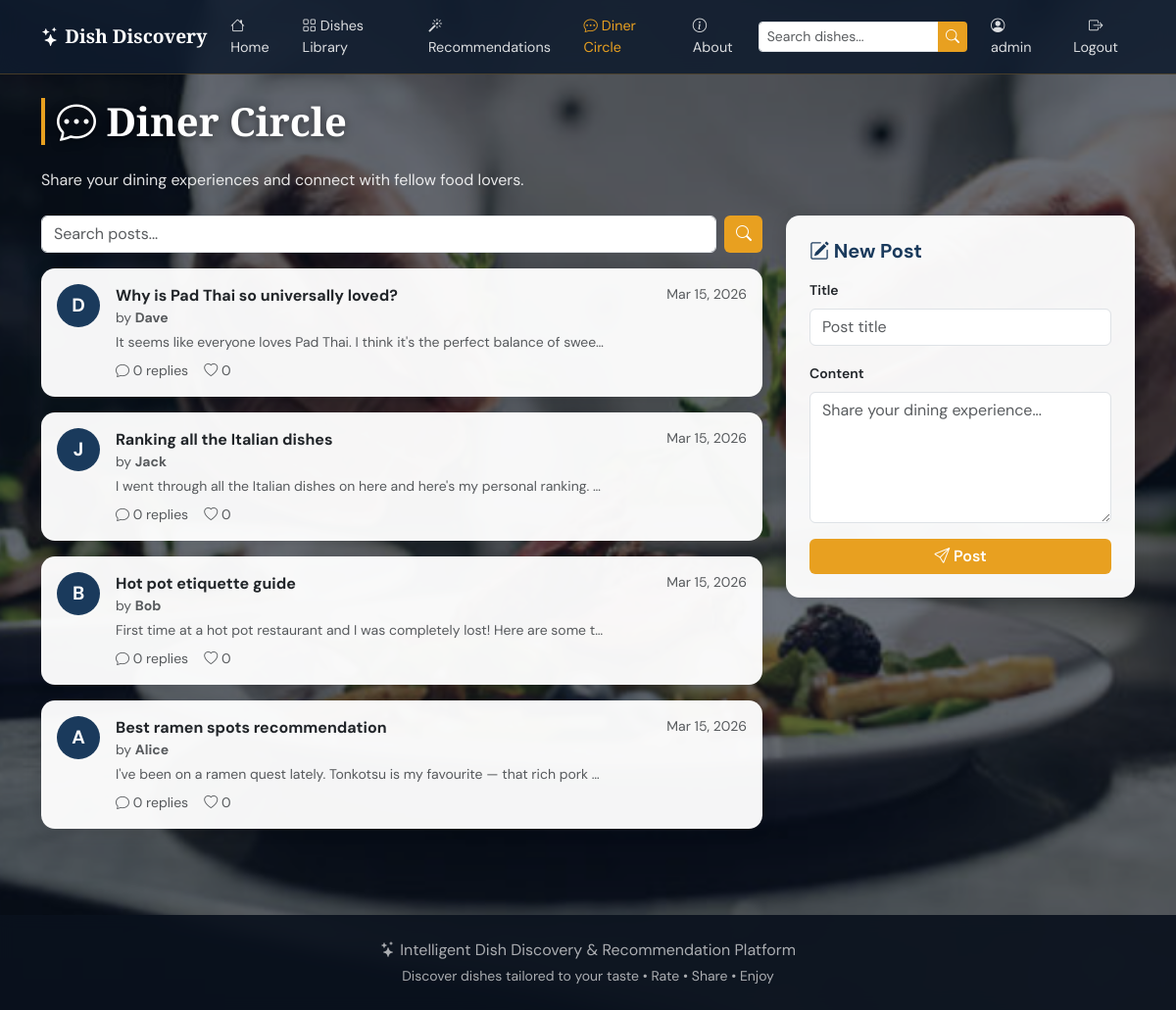
The app's page /forum/ (signed in) with its own data.
### core/models.py (models this page shows, shortened)
class User(AbstractUser):
    ROLE_CHOICES = [('user', 'User'), ('admin', 'Admin')]
    avatar = models.ImageField(upload_to='avatars/', blank=True, null=True)
    role = models.CharField(max_length=10, choices=ROLE_CHOICES, default='user')

class ForumPost(models.Model):
    user = models.ForeignKey(User, on_delete=models.CASCADE, related_name='posts')
    item = models.ForeignKey(Item, on_delete=models.SET_NULL, null=True, blank=True, related_name='posts')
    title = models.CharField(max_length=200)
    content = models.TextField()
    likes_count = models.IntegerField(default=0)
    created_at = models.DateTimeField(auto_now_add=True)
    class Meta:
        ordering = ['-created_at']

### core/views.py (the view)
# urls.py: path('forum/', views.forum_view, name='forum'),
def forum_view(request):
    posts = ForumPost.objects.select_related('user', 'item').annotate(
        reply_count=Count('replies')
    ).order_by('-created_at')
    query = request.GET.get('q', '').strip()
    if query:
        posts = posts.filter(Q(title__icontains=query) | Q(content__icontains=query))
    form = ForumPostForm()
    context = {'posts': posts, 'form': form, 'query': query}
    return render(request, 'core/forum.html', context)

### core/forms.py
class ForumPostForm(forms.ModelForm):
    class Meta:
        model = ForumPost
        fields = ('title', 'content')
        widgets = {
            'title': forms.TextInput(attrs={'class': 'form-control', 'placeholder': 'Post title'}),
            'content': forms.Textarea(attrs={'class': 'form-control', 'rows': 5, 'placeholder': 'Share your dining experience...'}),
        }

### core/templates/core/forum.html (shortened to what this page needs)
{% extends 'core/base.html' %}
{% load static %}
{% block page_bg_style %}style="background-image: url('{% static 'photo4.jpg' %}')"{% endblock %}
{% block content %}
<div class="container py-4">
    <h1 class="section-title"><i class="bi bi-chat-dots"></i> Diner Circle</h1>
    <p class="mb-4" style="color:rgba(255,255,255,0.88);">Share your dining experiences and connect with fellow food lovers.</p>
    <div class="row g-4">
        <div class="col-lg-8">
            <form method="get" class="mb-3 d-flex gap-2" role="search">
                <input type="text" name="q" class="form-control" value="{{ query }}"
                       placeholder="Search posts..." aria-label="Search forum posts">
                <button type="submit" class="btn btn-accent"><i class="bi bi-search"></i></button>
            </form>
            {% for post in posts %}
            <div class="card mb-3 p-3">
                <div class="d-flex gap-3">
                    <div style="width:44px;height:44px;border-radius:50%;background:var(--primary);color:#fff;font-size:1.2rem;font-weight:bold;display:flex;align-items:center;justify-content:center;flex-shrink:0;" aria-hidden="true">
                        {{ post.user.username|first|upper }}
                    </div>
                    <div class="flex-grow-1 min-w-0">
                        <div class="d-flex justify-content-between align-items-start flex-wrap gap-1">
                            <a href="{% url 'post_detail' post.pk %}"
                               class="fw-bold text-decoration-none text-dark fs-6">
                                {{ post.title }}
                            </a>
                            <small class="text-muted text-nowrap">{{ post.created_at|date:"M d, Y" }}</small>
                        </div>
                        <div class="text-muted small mb-1">
                            by <strong>{{ post.user.username }}</strong>
                        </div>
                        <p class="text-muted small mb-2 text-truncate" style="max-width:500px;">
                            {{ post.content|truncatechars:120 }}
                        </p>
                        <div class="d-flex gap-3 text-muted small">
                            <span><i class="bi bi-chat"></i> {{ post.reply_count }} repl{{ post.reply_count|pluralize:"y,ies" }}</span>
                            <span><i class="bi bi-heart"></i> {{ post.likes_count }}</span>
                        </div>
                    </div>
                </div>
            </div>
            {% empty %}
            <div class="text-center py-5">
                <div style="font-size:3rem;">💬</div>
                <h5 class="mt-3" style="color:#fff;">No posts yet. Be the first to share!</h5>
            </div>
            {% endfor %}
        </div>
        <div class="col-lg-4">
            <div class="card p-4 sticky-top" style="top:80px;">
                <h5 class="fw-bold mb-3" style="color:var(--primary);">
                    <i class="bi bi-pencil-square"></i> New Post
                </h5>
                {% if user.is_authenticated %}
                <form method="post" action="{% url 'create_post' %}" novalidate>
                    <div class="mb-3">
                        <label for="{{ form.title.id_for_label }}" class="form-label small fw-semibold">Title</label>
                        {{ form.title }}
                    </div>
                    <div class="mb-3">
                        <label for="{{ form.content.id_for_label }}" class="form-label small fw-semibold">Content</label>
                        {{ form.content }}
                    </div>
                    <button type="submit" class="btn btn-accent w-100">
                        <i class="bi bi-send"></i> Post
                    </button>
                </form>
                {% endif %}
            </div>
        </div>
    </div>
</div>
{% endblock %}

### core/templates/core/base.html (shortened to what this page needs)
<!DOCTYPE html>
<html lang="en">
<head>
    {% load static %}
    <link href="https://cdn.jsdelivr.net/npm/bootstrap@5.3.0/dist/css/bootstrap.min.css" rel="stylesheet">
    <link href="https://cdn.jsdelivr.net/npm/bootstrap-icons@1.11.0/font/bootstrap-icons.css" rel="stylesheet">
</head>
<body>
<div class="page-bg {% block page_bg_class %}{% endblock %}"
     {% block page_bg_style %}{% endblock %}>
<nav class="navbar navbar-expand-lg navbar-dark" aria-label="Main navigation">
    <div class="container">
        <a class="navbar-brand" href="{% url 'home' %}">
            <i class="bi bi-stars"></i> Dish Discovery
        </a>
        <div class="collapse navbar-collapse" id="navbarNav">
            <ul class="navbar-nav me-auto">
                <li class="nav-item">
                    <a class="nav-link {% if request.resolver_match.url_name == 'home' %}active{% endif %}"
                       href="{% url 'home' %}"><i class="bi bi-house"></i> Home</a>
                </li>
                <li class="nav-item">
                    <a class="nav-link {% if request.resolver_match.url_name == 'dishes' %}active{% endif %}"
                       href="{% url 'dishes' %}"><i class="bi bi-grid"></i> Dishes Library</a>
                </li>
                {% if user.is_authenticated %}
                <li class="nav-item">
                    <a class="nav-link {% if request.resolver_match.url_name == 'recommendations' %}active{% endif %}"
                       href="{% url 'recommendations' %}"><i class="bi bi-magic"></i> Recommendations</a>
                </li>
                {% endif %}
                <li class="nav-item">
                    <a class="nav-link {% if 'forum' in request.resolver_match.url_name %}active{% endif %}"
                       href="{% url 'forum' %}"><i class="bi bi-chat-dots"></i> Diner Circle</a>
                </li>
                <li class="nav-item">
                    <a class="nav-link {% if request.resolver_match.url_name == 'about' %}active{% endif %}"
                       href="{% url 'about' %}"><i class="bi bi-info-circle"></i> About</a>
                </li>
            </ul>
            <div class="search-box me-3" role="search">
                <div class="input-group input-group-sm">
                    <input type="text" id="navSearch" class="form-control" placeholder="Search dishes..."
                           aria-label="Search dishes" autocomplete="off">
                    <button class="btn btn-accent" id="navSearchBtn" aria-label="Submit search">
                        <i class="bi bi-search"></i>
                    </button>
                </div>
            </div>
            <ul class="navbar-nav">
                {% if user.is_authenticated %}
                <li class="nav-item">
                    <a class="nav-link" href="{% url 'profile' %}">
                        <i class="bi bi-person-circle"></i> {{ user.username }}
                    </a>
                </li>
                <li class="nav-item">
                    <form method="post" action="{% url 'logout' %}" style="display:inline;">
                        <button type="submit" class="nav-link btn btn-link"
                                style="color:rgba(255,255,255,0.85)!important;">
                            <i class="bi bi-box-arrow-right"></i> Logout
                        </button>
                    </form>
                </li>
                {% endif %}
            </ul>
        </div>
    </div>
</nav>
<main id="main-content">
    {% block content %}{% endblock %}
</main>
<footer class="py-4 mt-5">
    <div class="container text-center">
        <p class="mb-1"><i class="bi bi-stars"></i> Intelligent Dish Discovery & Recommendation Platform</p>
        <p class="small mb-0">Discover dishes tailored to your taste &bull; Rate &bull; Share &bull; Enjoy</p>
    </div>
</footer>
</div>
</body>
</html>

### core/templates/core/base.html (style rules this page uses)
:root { --primary: #1a3a5c; --accent: #e8a020; --light-bg: #f0f8ff; --overlay: rgba(10, 20, 35, 0.60); }
body { font-family: 'DM Sans', sans-serif; background: #1a2535; }
.page-bg { min-height: 100vh; background-size: cover; background-position: center; background-attachment: fixed; position: relative; display: flex; flex-direction: column; }
.page-bg main { flex: 1; }
.page-bg::before { content: ''; position: fixed; inset: 0; background: var(--overlay); z-index: 0; pointer-events: none; }
.page-bg > nav, .page-bg > div, .page-bg > main, .page-bg > footer { position: relative; z-index: 1; }
.navbar { background: rgba(15, 28, 46, 0.88) !important; backdrop-filter: blur(10px); border-bottom: 1px solid rgba(232, 160, 32, 0.25); }
.navbar-brand { font-family: 'Playfair Display', serif; font-weight: 700; font-size: 1.2rem; color: #fff !important; }
.nav-link { color: rgba(255,255,255,0.85) !important; font-size: 0.9rem; }
.nav-link:hover, .nav-link.active { color: var(--accent) !important; }
.btn-accent { background: var(--accent); color: #fff; border: none; font-weight: 600; }
.card { border: none; box-shadow: 0 2px 16px rgba(0,0,0,0.12); border-radius: 14px; background: rgba(255,255,255,0.96); }
.section-title { font-family: 'Playfair Display', serif; color: #fff; font-weight: 700; border-left: 4px solid var(--accent); padding-left: 12px; margin-bottom: 1.5rem; text-shadow: 0 2px 8px rgba(0,0,0,0.5); }
footer { background: rgba(10, 18, 30, 0.92); color: rgba(255,255,255,0.65); backdrop-filter: blur(8px); }
.search-box { max-width: 400px; position: relative; }
.btn, .nav-link, .star { min-height: 24px; min-width: 24px; }

### records on screen
User: username "admin"
ForumPost: user.username|first "D", title "Why is Pad Thai so universally loved?", created_at "Mar 15, 2026", user.username "Dave", content "It seems like everyone loves Pad Thai. I think it's the perfect balance of swee…", reply_count "0", likes_count "0"
ForumPost: user.username|first "J", title "Ranking all the Italian dishes", created_at "Mar 15, 2026", user.username "Jack", content "I went through all the Italian dishes on here and here's my personal ranking.…", reply_count "0", likes_count "0"
ForumPost: user.username|first "B", title "Hot pot etiquette guide", created_at "Mar 15, 2026", user.username "Bob", content "First time at a hot pot restaurant and I was completely lost! Here are some t…", reply_count "0", likes_count "0"
ForumPost: user.username|first "A", title "Best ramen spots recommendation", created_at "Mar 15, 2026", user.username "Alice", content "I've been on a ramen quest lately. Tonkotsu is my favourite — that rich pork…", reply_count "0", likes_count "0"
